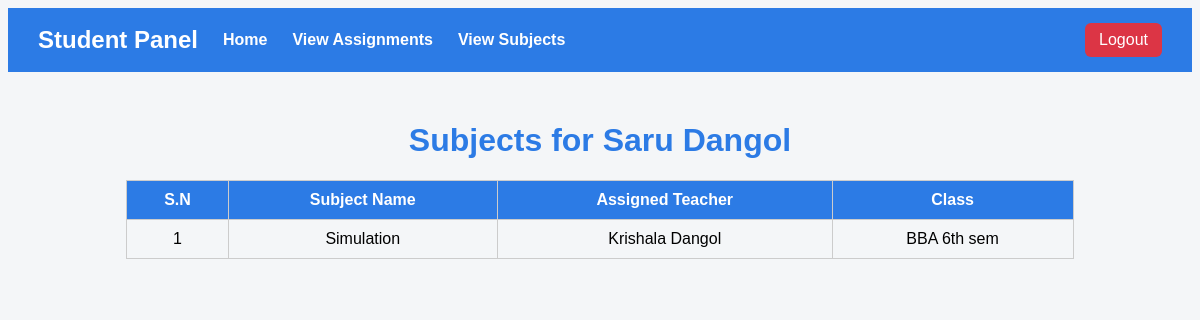
The app's page /student/view_subjects/ (signed in), older data.
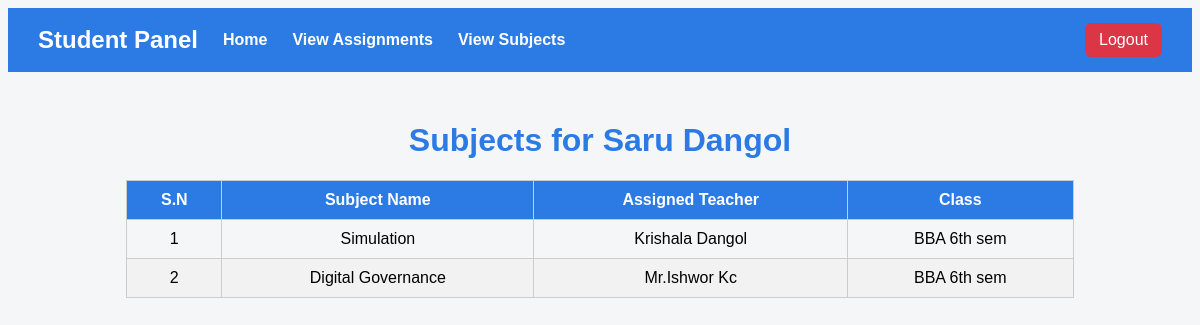
The same page, newer data.
### Admin/models.py (models this page shows, shortened)
class Subject(models.Model):
    Teachername=models.CharField(max_length=100)
    teacher=models.ForeignKey(Teacher,on_delete=models.CASCADE,null=True)
    assigned_class=models.CharField(max_length=100,default="AI")
    subject_name=models.CharField(max_length=100,default="Python")

class Teacher(models.Model):
    user = models.OneToOneField(User, on_delete=models.CASCADE)
    TeacherID = models.CharField(max_length=100, unique=True)
    Teachername = models.CharField(max_length=100)
    department = models.CharField(max_length=100, default="IT")

### Student/views.py (the view)
# urls.py: path('view_subjects/',views.view_subjects,name="view-subjects"),
@login_required
def view_subjects(request):
    student = get_object_or_404(Student, user=request.user)
    subjects = Subject.objects.filter(assigned_class=student.Grade)
    context = {
        "student": student,
        "subjects": subjects
    }
    return render(request, "view_subjects.html", context)

### Student/templates/view_subjects.html (shortened to what this page needs)
<!DOCTYPE html>
<html lang="en">
<head>
</head>
<body>
        <div style="background:#2c7be5; padding:15px 30px; display:flex; justify-content:space-between; align-items:center;">
    <div style="display:flex; gap:25px; align-items:center;">
        <h2 style="color:white; margin:0;">Student Panel</h2>
        <a href="{% url 'student-dashboard' %}"
           style="color:white; text-decoration:none; font-weight:bold;">
            Home
        </a>
        <a href="{% url 'view-assignments' %}"
           style="color:white; text-decoration:none; font-weight:bold;">
            View Assignments
        </a>
        <a href="{% url 'view-subjects' %}"
           style="color:white; text-decoration:none; font-weight:bold;">
            View Subjects
        </a>
    </div>
    <a href="{% url 'account:logout' %}"
       style="background:#dc3545; color:white; padding:8px 14px; border-radius:6px; text-decoration:none;">
        Logout
    </a>
</div>
    <div class="container">
        <h1>Subjects for {{ student.Firstname }} {{ student.Lastname }}</h1>
        <table>
            <thead>
                <tr>
                    <th>S.N</th>
                    <th>Subject Name</th>
                    <th>Assigned Teacher</th>
                    <th>Class</th>
                </tr>
            </thead>
            <tbody>
                {% for subject in subjects %}
                <tr>
                    <td>{{ forloop.counter }}</td>
                    <td>{{ subject.subject_name }}</td>
                    <td>{{ subject.teacher.Teachername }}</td>
                    <td>{{ subject.assigned_class }}</td>
                </tr>
                {% empty %}
                <tr>
                    <td colspan="4">No subjects found</td>
                </tr>
                {% endfor %}
            </tbody>
        </table>
    </div>
</body>
</html>

Row changes from the older to the newer data that the page shows:
added Subject: subject_name "Digital Governance", teacher.Teachername "Mr.Ishwor Kc", assigned_class "BBA 6th sem"
